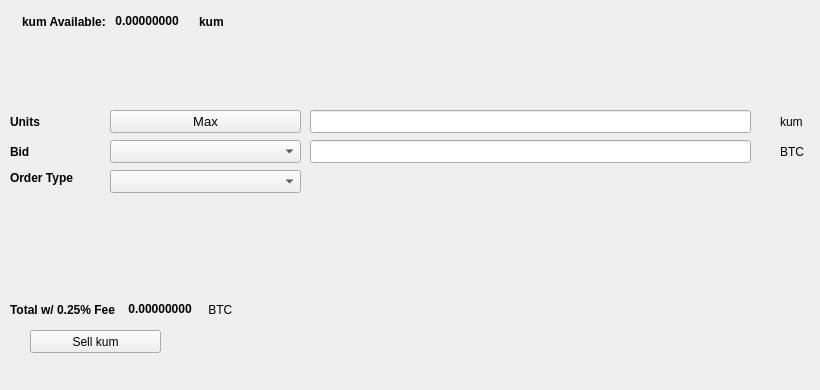
   <widget class="QWidget" name="SellTab">
    <attribute name="title">
     <string>Sell</string>
    </attribute>
    <widget class="QLabel" name="label_16">
     <property name="geometry">
      <rect>
       <x>780</x>
       <y>140</y>
       <width>31</width>
       <height>23</height>
      </rect>
     </property>
     <property name="text">
      <string>BTC</string>
     </property>
    </widget>
    <widget class="QComboBox" name="SellBidcomboBox">
     <property name="geometry">
      <rect>
       <x>110</x>
       <y>140</y>
       <width>191</width>
       <height>23</height>
      </rect>
     </property>
     <property name="font">
      <font>
       <pointsize>10</pointsize>
      </font>
     </property>
    </widget>
    <widget class="QLabel" name="label_18">
     <property name="geometry">
      <rect>
       <x>10</x>
       <y>110</y>
       <width>46</width>
       <height>23</height>
      </rect>
     </property>
     <property name="font">
      <font>
       <weight>75</weight>
       <bold>true</bold>
      </font>
     </property>
     <property name="text">
      <string>Units</string>
     </property>
    </widget>
    <widget class="QPushButton" name="Sell_Max_Amount">
     <property name="geometry">
      <rect>
       <x>110</x>
       <y>110</y>
       <width>191</width>
       <height>23</height>
      </rect>
     </property>
     <property name="font">
      <font>
       <pointsize>10</pointsize>
      </font>
     </property>
     <property name="text">
      <string>Max</string>
     </property>
    </widget>
    <widget class="QLabel" name="label_20">
     <property name="geometry">
      <rect>
       <x>10</x>
       <y>170</y>
       <width>91</width>
       <height>16</height>
      </rect>
     </property>
     <property name="font">
      <font>
       <weight>75</weight>
       <bold>true</bold>
      </font>
     </property>
     <property name="text">
      <string>Order Type</string>
     </property>
    </widget>
    <widget class="QComboBox" name="SellOrdertypeCombo">
     <property name="geometry">
      <rect>
       <x>110</x>
       <y>170</y>
       <width>191</width>
       <height>23</height>
      </rect>
     </property>
     <property name="font">
      <font>
       <pointsize>10</pointsize>
      </font>
     </property>
    </widget>
    <widget class="QLabel" name="label_21">
     <property name="geometry">
      <rect>
       <x>10</x>
       <y>140</y>
       <width>46</width>
       <height>23</height>
      </rect>
     </property>
     <property name="font">
      <font>
       <weight>75</weight>
       <bold>true</bold>
      </font>
     </property>
     <property name="text">
      <string>Bid</string>
     </property>
    </widget>
    <widget class="QLabel" name="label_22">
     <property name="geometry">
      <rect>
       <x>780</x>
       <y>110</y>
       <width>31</width>
       <height>23</height>
      </rect>
     </property>
     <property name="text">
      <string>kum</string>
     </property>
    </widget>
    <widget class="QLineEdit" name="UnitsInputkum">
     <property name="geometry">
      <rect>
       <x>310</x>
       <y>110</y>
       <width>441</width>
       <height>23</height>
      </rect>
     </property>
     <property name="font">
      <font>
       <pointsize>9</pointsize>
       <weight>75</weight>
       <bold>true</bold>
      </font>
     </property>
    </widget>
    <widget class="QLineEdit" name="SellBidPriceEdit">
     <property name="geometry">
      <rect>
       <x>310</x>
       <y>140</y>
       <width>441</width>
       <height>23</height>
      </rect>
     </property>
     <property name="font">
      <font>
       <pointsize>9</pointsize>
       <weight>75</weight>
       <bold>true</bold>
      </font>
     </property>
    </widget>
    <widget class="QPushButton" name="SellkumBTN">
     <property name="geometry">
      <rect>
       <x>30</x>
       <y>330</y>
       <width>131</width>
       <height>23</height>
      </rect>
     </property>
     <property name="text">
      <string>Sell kum</string>
     </property>
     <property name="icon">
      <iconset resource="../kum">
       <normaloff>:/icons/bitcoin</normaloff>:/icons/bitcoin</iconset>
     </property>
    </widget>
    <widget class="QWidget" name="layoutWidget3">
     <property name="geometry">
      <rect>
       <x>22</x>
       <y>12</y>
       <width>258</width>
       <height>19</height>
      </rect>
     </property>
     <layout class="QHBoxLayout" name="horizontalLayout">
      <item>
       <widget class="QLabel" name="label232_2">
        <property name="font">
         <font>
          <weight>75</weight>
          <bold>true</bold>
         </font>
        </property>
        <property name="text">
         <string>kum Available:</string>
        </property>
       </widget>
      </item>
      <item>
       <widget class="QLabel" name="kumAvailableLabel">
        <property name="palette">
         <palette>
          <active>
           <colorrole role="WindowText">
            <brush brushstyle="SolidPattern">
             <color alpha="255">
              <red>0</red>
              <green>0</green>
              <blue>0</blue>
             </color>
            </brush>
           </colorrole>
           <colorrole role="Button">
            <brush brushstyle="SolidPattern">
             <color alpha="255">
              <red>0</red>
              <green>170</green>
              <blue>0</blue>
             </color>
            </brush>
           </colorrole>
           <colorrole role="Light">
            <brush brushstyle="SolidPattern">
             <color alpha="255">
              <red>0</red>
              <green>255</green>
              <blue>0</blue>
             </color>
            </brush>
           </colorrole>
           <colorrole role="Midlight">
            <brush brushstyle="SolidPattern">
             <color alpha="255">
              <red>0</red>
              <green>212</green>
              <blue>0</blue>
             </color>
            </brush>
           </colorrole>
           <colorrole role="Dark">
            <brush brushstyle="SolidPattern">
             <color alpha="255">
              <red>0</red>
              <green>85</green>
              <blue>0</blue>
             </color>
            </brush>
           </colorrole>
           <colorrole role="Mid">
            <brush brushstyle="SolidPattern">
             <color alpha="255">
              <red>0</red>
              <green>113</green>
              <blue>0</blue>
             </color>
            </brush>
           </colorrole>
           <colorrole role="Text">
            <brush brushstyle="SolidPattern">
             <color alpha="255">
              <red>0</red>
              <green>170</green>
              <blue>0</blue>
             </color>
            </brush>
           </colorrole>
           <colorrole role="BrightText">
            <brush brushstyle="SolidPattern">
             <color alpha="255">
              <red>255</red>
              <green>255</green>
              <blue>255</blue>
             </color>
            </brush>
           </colorrole>
           <colorrole role="ButtonText">
            <brush brushstyle="SolidPattern">
             <color alpha="255">
              <red>0</red>
              <green>0</green>
              <blue>0</blue>
             </color>
            </brush>
           </colorrole>
           <colorrole role="Base">
            <brush brushstyle="SolidPattern">
             <color alpha="255">
              <red>255</red>
              <green>255</green>
              <blue>255</blue>
             </color>
            </brush>
           </colorrole>
           <colorrole role="Window">
            <brush brushstyle="SolidPattern">
             <color alpha="255">
              <red>0</red>
              <green>170</green>
              <blue>0</blue>
             </color>
            </brush>
           </colorrole>
           <colorrole role="Shadow">
            <brush brushstyle="SolidPattern">
             <color alpha="255">
              <red>0</red>
              <green>0</green>
              <blue>0</blue>
             </color>
            </brush>
           </colorrole>
           <colorrole role="AlternateBase">
            <brush brushstyle="SolidPattern">
             <color alpha="255">
              <red>127</red>
              <green>212</green>
              <blue>127</blue>
             </color>
            </brush>
           </colorrole>
           <colorrole role="ToolTipBase">
            <brush brushstyle="SolidPattern">
             <color alpha="255">
              <red>255</red>
              <green>255</green>
              <blue>220</blue>
             </color>
            </brush>
           </colorrole>
           <colorrole role="ToolTipText">
            <brush brushstyle="SolidPattern">
             <color alpha="255">
              <red>0</red>
              <green>0</green>
              <blue>0</blue>
             </color>
            </brush>
           </colorrole>
          </active>
          <inactive>
           <colorrole role="WindowText">
            <brush brushstyle="SolidPattern">
             <color alpha="255">
              <red>0</red>
              <green>0</green>
              <blue>0</blue>
             </color>
            </brush>
           </colorrole>
           <colorrole role="Button">
            <brush brushstyle="SolidPattern">
             <color alpha="255">
              <red>0</red>
              <green>170</green>
              <blue>0</blue>
             </color>
            </brush>
           </colorrole>
           <colorrole role="Light">
            <brush brushstyle="SolidPattern">
             <color alpha="255">
              <red>0</red>
              <green>255</green>
              <blue>0</blue>
             </color>
            </brush>
           </colorrole>
           <colorrole role="Midlight">
            <brush brushstyle="SolidPattern">
             <color alpha="255">
              <red>0</red>
              <green>212</green>
              <blue>0</blue>
             </color>
            </brush>
           </colorrole>
           <colorrole role="Dark">
            <brush brushstyle="SolidPattern">
             <color alpha="255">
              <red>0</red>
              <green>85</green>
              <blue>0</blue>
             </color>
            </brush>
           </colorrole>
           <colorrole role="Mid">
            <brush brushstyle="SolidPattern">
             <color alpha="255">
              <red>0</red>
              <green>113</green>
              <blue>0</blue>
             </color>
            </brush>
           </colorrole>
           <colorrole role="Text">
            <brush brushstyle="SolidPattern">
             <color alpha="255">
              <red>0</red>
              <green>170</green>
              <blue>0</blue>
             </color>
            </brush>
           </colorrole>
           <colorrole role="BrightText">
            <brush brushstyle="SolidPattern">
             <color alpha="255">
              <red>255</red>
              <green>255</green>
              <blue>255</blue>
             </color>
            </brush>
           </colorrole>
           <colorrole role="ButtonText">
            <brush brushstyle="SolidPattern">
             <color alpha="255">
              <red>0</red>
              <green>0</green>
              <blue>0</blue>
             </color>
            </brush>
           </colorrole>
           <colorrole role="Base">
            <brush brushstyle="SolidPattern">
             <color alpha="255">
              <red>255</red>
              <green>255</green>
              <blue>255</blue>
             </color>
            </brush>
           </colorrole>
           <colorrole role="Window">
            <brush brushstyle="SolidPattern">
             <color alpha="255">
              <red>0</red>
              <green>170</green>
              <blue>0</blue>
             </color>
            </brush>
           </colorrole>
           <colorrole role="Shadow">
            <brush brushstyle="SolidPattern">
             <color alpha="255">
              <red>0</red>
              <green>0</green>
              <blue>0</blue>
             </color>
            </brush>
           </colorrole>
           <colorrole role="AlternateBase">
            <brush brushstyle="SolidPattern">
             <color alpha="255">
              <red>127</red>
              <green>212</green>
              <blue>127</blue>
             </color>
            </brush>
           </colorrole>
           <colorrole role="ToolTipBase">
            <brush brushstyle="SolidPattern">
             <color alpha="255">
              <red>255</red>
              <green>255</green>
              <blue>220</blue>
             </color>
            </brush>
           </colorrole>
           <colorrole role="ToolTipText">
            <brush brushstyle="SolidPattern">
             <color alpha="255">
              <red>0</red>
              <green>0</green>
              <blue>0</blue>
             </color>
            </brush>
           </colorrole>
          </inactive>
          <disabled>
           <colorrole role="WindowText">
            <brush brushstyle="SolidPattern">
             <color alpha="255">
              <red>0</red>
              <green>85</green>
              <blue>0</blue>
             </color>
            </brush>
           </colorrole>
           <colorrole role="Button">
            <brush brushstyle="SolidPattern">
             <color alpha="255">
              <red>0</red>
              <green>170</green>
              <blue>0</blue>
             </color>
            </brush>
           </colorrole>
           <colorrole role="Light">
            <brush brushstyle="SolidPattern">
             <color alpha="255">
              <red>0</red>
              <green>255</green>
              <blue>0</blue>
             </color>
            </brush>
           </colorrole>
           <colorrole role="Midlight">
            <brush brushstyle="SolidPattern">
             <color alpha="255">
              <red>0</red>
              <green>212</green>
              <blue>0</blue>
             </color>
            </brush>
           </colorrole>
           <colorrole role="Dark">
            <brush brushstyle="SolidPattern">
             <color alpha="255">
              <red>0</red>
              <green>85</green>
              <blue>0</blue>
             </color>
            </brush>
           </colorrole>
           <colorrole role="Mid">
            <brush brushstyle="SolidPattern">
             <color alpha="255">
              <red>0</red>
              <green>113</green>
              <blue>0</blue>
             </color>
            </brush>
           </colorrole>
           <colorrole role="Text">
            <brush brushstyle="SolidPattern">
             <color alpha="255">
              <red>0</red>
              <green>85</green>
              <blue>0</blue>
             </color>
            </brush>
           </colorrole>
           <colorrole role="BrightText">
            <brush brushstyle="SolidPattern">
             <color alpha="255">
              <red>255</red>
              <green>255</green>
              <blue>255</blue>
             </color>
            </brush>
           </colorrole>
           <colorrole role="ButtonText">
            <brush brushstyle="SolidPattern">
             <color alpha="255">
              <red>0</red>
              <green>85</green>
              <blue>0</blue>
             </color>
            </brush>
           </colorrole>
           <colorrole role="Base">
            <brush brushstyle="SolidPattern">
             <color alpha="255">
              <red>0</red>
              <green>170</green>
              <blue>0</blue>
             </color>
            </brush>
           </colorrole>
           <colorrole role="Window">
            <brush brushstyle="SolidPattern">
             <color alpha="255">
              <red>0</red>
              <green>170</green>
              <blue>0</blue>
             </color>
            </brush>
           </colorrole>
           <colorrole role="Shadow">
            <brush brushstyle="SolidPattern">
             <color alpha="255">
              <red>0</red>
              <green>0</green>
              <blue>0</blue>
             </color>
            </brush>
           </colorrole>
           <colorrole role="AlternateBase">
            <brush brushstyle="SolidPattern">
             <color alpha="255">
              <red>0</red>
              <green>170</green>
              <blue>0</blue>
             </color>
            </brush>
           </colorrole>
           <colorrole role="ToolTipBase">
            <brush brushstyle="SolidPattern">
             <color alpha="255">
              <red>255</red>
              <green>255</green>
              <blue>220</blue>
             </color>
            </brush>
           </colorrole>
           <colorrole role="ToolTipText">
            <brush brushstyle="SolidPattern">
             <color alpha="255">
              <red>0</red>
              <green>0</green>
              <blue>0</blue>
             </color>
            </brush>
           </colorrole>
          </disabled>
         </palette>
        </property>
        <property name="font">
         <font>
          <weight>75</weight>
          <bold>true</bold>
         </font>
        </property>
        <property name="text">
         <string> 0.00000000 </string>
        </property>
        <property name="textInteractionFlags">
         <set>Qt::LinksAccessibleByMouse|Qt::TextSelectableByKeyboard|Qt::TextSelectableByMouse</set>
        </property>
       </widget>
      </item>
      <item>
       <widget class="QLabel" name="labelkum">
        <property name="font">
         <font>
          <weight>75</weight>
          <bold>true</bold>
         </font>
        </property>
        <property name="text">
         <string>kum</string>
        </property>
       </widget>
      </item>
     </layout>
    </widget>
    <widget class="QWidget" name="layoutWidget">
     <property name="geometry">
      <rect>
       <x>10</x>
       <y>300</y>
       <width>268</width>
       <height>19</height>
      </rect>
     </property>
     <layout class="QHBoxLayout" name="horizontalLayout_2">
      <item>
       <widget class="QLabel" name="label_19">
        <property name="font">
         <font>
          <weight>75</weight>
          <bold>true</bold>
         </font>
        </property>
        <property name="text">
         <string>Total w/ 0.25% Fee </string>
        </property>
       </widget>
      </item>
      <item>
       <widget class="QLabel" name="SellCostLabel">
        <property name="palette">
         <palette>
          <active>
           <colorrole role="WindowText">
            <brush brushstyle="SolidPattern">
             <color alpha="255">
              <red>0</red>
              <green>0</green>
              <blue>0</blue>
             </color>
            </brush>
           </colorrole>
           <colorrole role="Button">
            <brush brushstyle="SolidPattern">
             <color alpha="255">
              <red>0</red>
              <green>170</green>
              <blue>0</blue>
             </color>
            </brush>
           </colorrole>
           <colorrole role="Light">
            <brush brushstyle="SolidPattern">
             <color alpha="255">
              <red>0</red>
              <green>255</green>
              <blue>0</blue>
             </color>
            </brush>
           </colorrole>
           <colorrole role="Midlight">
            <brush brushstyle="SolidPattern">
             <color alpha="255">
              <red>0</red>
              <green>212</green>
              <blue>0</blue>
             </color>
            </brush>
           </colorrole>
           <colorrole role="Dark">
            <brush brushstyle="SolidPattern">
             <color alpha="255">
              <red>0</red>
              <green>85</green>
              <blue>0</blue>
             </color>
            </brush>
           </colorrole>
           <colorrole role="Mid">
            <brush brushstyle="SolidPattern">
             <color alpha="255">
              <red>0</red>
              <green>113</green>
              <blue>0</blue>
             </color>
            </brush>
           </colorrole>
           <colorrole role="Text">
            <brush brushstyle="SolidPattern">
             <color alpha="255">
              <red>0</red>
              <green>170</green>
              <blue>0</blue>
             </color>
            </brush>
           </colorrole>
           <colorrole role="BrightText">
            <brush brushstyle="SolidPattern">
             <color alpha="255">
              <red>255</red>
              <green>255</green>
              <blue>255</blue>
             </color>
            </brush>
           </colorrole>
           <colorrole role="ButtonText">
            <brush brushstyle="SolidPattern">
             <color alpha="255">
              <red>0</red>
              <green>0</green>
              <blue>0</blue>
             </color>
            </brush>
           </colorrole>
           <colorrole role="Base">
            <brush brushstyle="SolidPattern">
             <color alpha="255">
              <red>255</red>
              <green>255</green>
              <blue>255</blue>
             </color>
            </brush>
           </colorrole>
           <colorrole role="Window">
            <brush brushstyle="SolidPattern">
             <color alpha="255">
              <red>0</red>
              <green>170</green>
              <blue>0</blue>
             </color>
            </brush>
           </colorrole>
           <colorrole role="Shadow">
            <brush brushstyle="SolidPattern">
             <color alpha="255">
              <red>0</red>
              <green>0</green>
              <blue>0</blue>
             </color>
            </brush>
           </colorrole>
           <colorrole role="AlternateBase">
            <brush brushstyle="SolidPattern">
             <color alpha="255">
              <red>127</red>
              <green>212</green>
              <blue>127</blue>
             </color>
            </brush>
           </colorrole>
           <colorrole role="ToolTipBase">
            <brush brushstyle="SolidPattern">
             <color alpha="255">
              <red>255</red>
              <green>255</green>
              <blue>220</blue>
             </color>
            </brush>
           </colorrole>
           <colorrole role="ToolTipText">
            <brush brushstyle="SolidPattern">
             <color alpha="255">
              <red>0</red>
              <green>0</green>
              <blue>0</blue>
             </color>
            </brush>
           </colorrole>
          </active>
          <inactive>
           <colorrole role="WindowText">
            <brush brushstyle="SolidPattern">
             <color alpha="255">
              <red>0</red>
              <green>0</green>
              <blue>0</blue>
             </color>
            </brush>
           </colorrole>
           <colorrole role="Button">
            <brush brushstyle="SolidPattern">
             <color alpha="255">
              <red>0</red>
              <green>170</green>
              <blue>0</blue>
             </color>
            </brush>
           </colorrole>
           <colorrole role="Light">
            <brush brushstyle="SolidPattern">
             <color alpha="255">
              <red>0</red>
              <green>255</green>
              <blue>0</blue>
             </color>
            </brush>
           </colorrole>
           <colorrole role="Midlight">
            <brush brushstyle="SolidPattern">
             <color alpha="255">
              <red>0</red>
              <green>212</green>
              <blue>0</blue>
             </color>
            </brush>
           </colorrole>
           <colorrole role="Dark">
            <brush brushstyle="SolidPattern">
             <color alpha="255">
              <red>0</red>
              <green>85</green>
              <blue>0</blue>
             </color>
            </brush>
           </colorrole>
           <colorrole role="Mid">
            <brush brushstyle="SolidPattern">
             <color alpha="255">
              <red>0</red>
              <green>113</green>
              <blue>0</blue>
             </color>
            </brush>
           </colorrole>
           <colorrole role="Text">
            <brush brushstyle="SolidPattern">
             <color alpha="255">
              <red>0</red>
              <green>170</green>
              <blue>0</blue>
             </color>
            </brush>
           </colorrole>
           <colorrole role="BrightText">
            <brush brushstyle="SolidPattern">
             <color alpha="255">
              <red>255</red>
              <green>255</green>
              <blue>255</blue>
             </color>
            </brush>
           </colorrole>
           <colorrole role="ButtonText">
            <brush brushstyle="SolidPattern">
             <color alpha="255">
              <red>0</red>
              <green>0</green>
              <blue>0</blue>
             </color>
            </brush>
           </colorrole>
           <colorrole role="Base">
            <brush brushstyle="SolidPattern">
             <color alpha="255">
              <red>255</red>
              <green>255</green>
              <blue>255</blue>
             </color>
            </brush>
           </colorrole>
           <colorrole role="Window">
            <brush brushstyle="SolidPattern">
             <color alpha="255">
              <red>0</red>
              <green>170</green>
              <blue>0</blue>
             </color>
            </brush>
           </colorrole>
           <colorrole role="Shadow">
            <brush brushstyle="SolidPattern">
             <color alpha="255">
              <red>0</red>
              <green>0</green>
              <blue>0</blue>
             </color>
            </brush>
           </colorrole>
           <colorrole role="AlternateBase">
            <brush brushstyle="SolidPattern">
             <color alpha="255">
              <red>127</red>
              <green>212</green>
              <blue>127</blue>
             </color>
            </brush>
           </colorrole>
           <colorrole role="ToolTipBase">
            <brush brushstyle="SolidPattern">
             <color alpha="255">
              <red>255</red>
              <green>255</green>
              <blue>220</blue>
             </color>
            </brush>
           </colorrole>
           <colorrole role="ToolTipText">
            <brush brushstyle="SolidPattern">
             <color alpha="255">
              <red>0</red>
              <green>0</green>
              <blue>0</blue>
             </color>
            </brush>
           </colorrole>
          </inactive>
          <disabled>
           <colorrole role="WindowText">
            <brush brushstyle="SolidPattern">
             <color alpha="255">
              <red>0</red>
              <green>85</green>
              <blue>0</blue>
             </color>
            </brush>
           </colorrole>
           <colorrole role="Button">
            <brush brushstyle="SolidPattern">
             <color alpha="255">
              <red>0</red>
              <green>170</green>
              <blue>0</blue>
             </color>
            </brush>
           </colorrole>
           <colorrole role="Light">
            <brush brushstyle="SolidPattern">
             <color alpha="255">
              <red>0</red>
              <green>255</green>
              <blue>0</blue>
             </color>
            </brush>
           </colorrole>
           <colorrole role="Midlight">
            <brush brushstyle="SolidPattern">
             <color alpha="255">
              <red>0</red>
              <green>212</green>
              <blue>0</blue>
             </color>
            </brush>
           </colorrole>
           <colorrole role="Dark">
            <brush brushstyle="SolidPattern">
             <color alpha="255">
              <red>0</red>
              <green>85</green>
              <blue>0</blue>
             </color>
            </brush>
           </colorrole>
           <colorrole role="Mid">
            <brush brushstyle="SolidPattern">
             <color alpha="255">
              <red>0</red>
              <green>113</green>
              <blue>0</blue>
             </color>
            </brush>
           </colorrole>
           <colorrole role="Text">
            <brush brushstyle="SolidPattern">
             <color alpha="255">
              <red>0</red>
              <green>85</green>
              <blue>0</blue>
             </color>
            </brush>
           </colorrole>
           <colorrole role="BrightText">
            <brush brushstyle="SolidPattern">
             <color alpha="255">
              <red>255</red>
              <green>255</green>
              <blue>255</blue>
             </color>
            </brush>
           </colorrole>
           <colorrole role="ButtonText">
            <brush brushstyle="SolidPattern">
             <color alpha="255">
              <red>0</red>
              <green>85</green>
              <blue>0</blue>
             </color>
            </brush>
           </colorrole>
           <colorrole role="Base">
            <brush brushstyle="SolidPattern">
             <color alpha="255">
              <red>0</red>
              <green>170</green>
              <blue>0</blue>
             </color>
            </brush>
           </colorrole>
           <colorrole role="Window">
            <brush brushstyle="SolidPattern">
             <color alpha="255">
              <red>0</red>
              <green>170</green>
              <blue>0</blue>
             </color>
            </brush>
           </colorrole>
           <colorrole role="Shadow">
            <brush brushstyle="SolidPattern">
             <color alpha="255">
              <red>0</red>
              <green>0</green>
              <blue>0</blue>
             </color>
            </brush>
           </colorrole>
           <colorrole role="AlternateBase">
            <brush brushstyle="SolidPattern">
             <color alpha="255">
              <red>0</red>
              <green>170</green>
              <blue>0</blue>
             </color>
            </brush>
           </colorrole>
           <colorrole role="ToolTipBase">
            <brush brushstyle="SolidPattern">
             <color alpha="255">
              <red>255</red>
              <green>255</green>
              <blue>220</blue>
             </color>
            </brush>
           </colorrole>
           <colorrole role="ToolTipText">
            <brush brushstyle="SolidPattern">
             <color alpha="255">
              <red>0</red>
              <green>0</green>
              <blue>0</blue>
             </color>
            </brush>
           </colorrole>
          </disabled>
         </palette>
        </property>
        <property name="font">
         <font>
          <weight>75</weight>
          <bold>true</bold>
         </font>
        </property>
        <property name="autoFillBackground">
         <bool>false</bool>
        </property>
        <property name="text">
         <string> 0.00000000</string>
        </property>
        <property name="textInteractionFlags">
         <set>Qt::LinksAccessibleByMouse|Qt::TextSelectableByMouse</set>
        </property>
       </widget>
      </item>
      <item>
       <widget class="QLabel" name="label_17">
        <property name="font">
         <font>
          <weight>50</weight>
          <bold>false</bold>
         </font>
        </property>
        <property name="text">
         <string> BTC</string>
        </property>
       </widget>
      </item>
     </layout>
    </widget>
    <widget class="QLabel" name="label_23">
     <property name="geometry">
      <rect>
       <x>460</x>
       <y>300</y>
       <width>281</width>
       <height>81</height>
      </rect>
     </property>
     <property name="text">
      <string/>
     </property>
     <property name="pixmap">
      <pixmap>:/images/bittrex</pixmap>
     </property>
    </widget>
   </widget>
